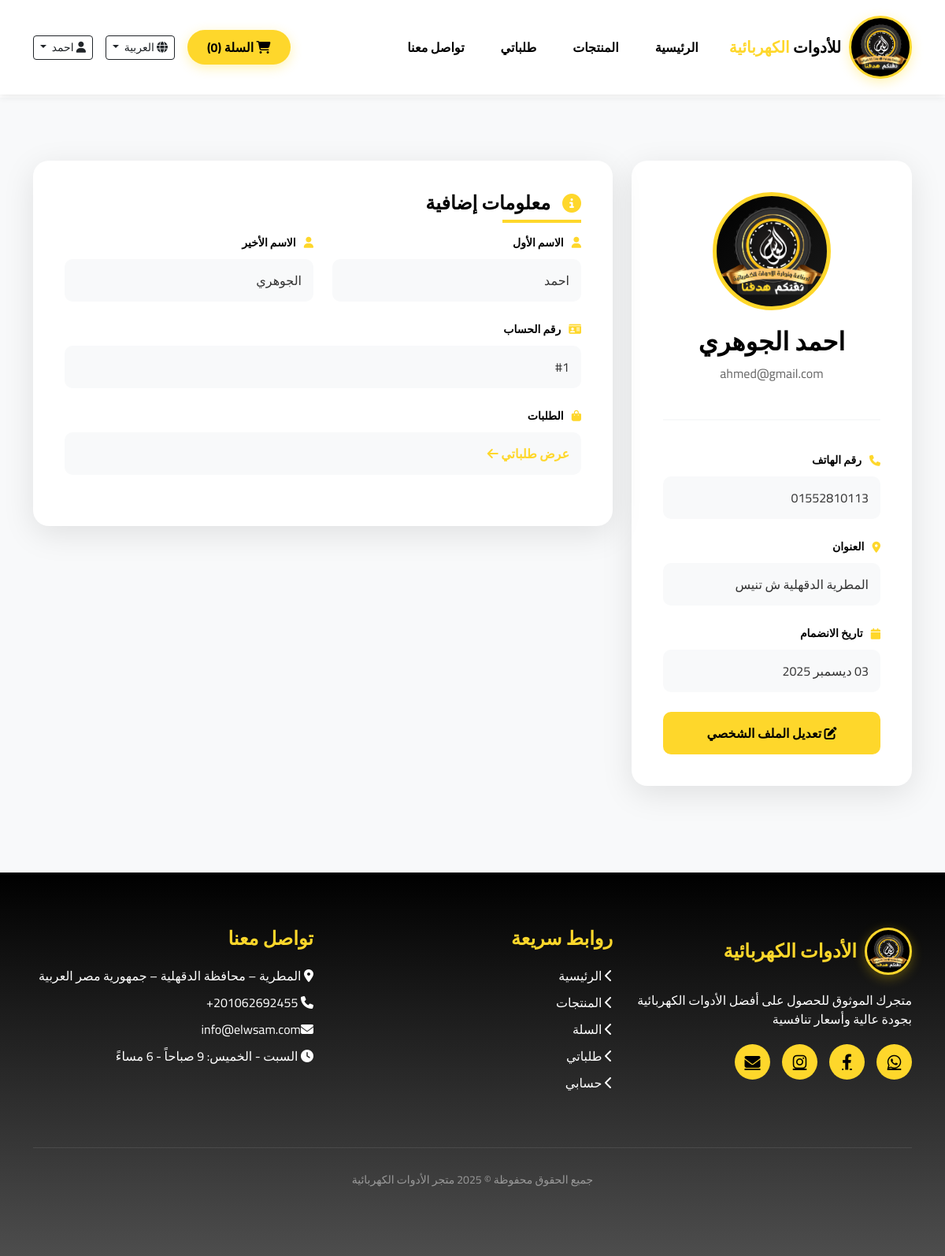
Page /accounts/profile/ (signed in) on the committed database.
### accounts/models.py (models this page shows, shortened)
class CustomUser(AbstractUser):
    username = None  # نحذف الحقل الافتراضي
    email = models.EmailField(unique=True)  # نستخدم الإيميل بدلًا منه
    image = models.ImageField(upload_to='user_images/', blank=True, null=True)
    phone_number = models.CharField(max_length=15, blank=True)
    address = models.TextField(blank=True, max_length=500)
    bio = models.TextField(blank=True)
    birth_date = models.DateField(blank=True, null=True)
    USERNAME_FIELD = 'email'      # تحديد الإيميل كحقل تسجيل دخول
    REQUIRED_FIELDS = []          # لا نطلب حقول إضافية أثناء إنشاء المستخدم من CLI
    objects = CustomUserManager()  # تعيين مدير المستخدم المخصص

### accounts/views.py (the view, shortened to what this page needs)
# urls.py: path('profile/', views.profile_view, name='profile'),
@login_required
def profile_view(request):
    user = request.user
    return render(request, 'accounts/profile.html', {'user': user})

### accounts/custom_context_processor.py (called while the page is built)
def custom_user_context(request):
    if request.user.is_authenticated:
        user = request.user
        return {
            'user': user,
        }
    return {}

### orders/cart_context_processor.py (called while the page is built, shortened)
def get_cart_data(request):
    if request.user.is_authenticated:
        cart, created = Cart.objects.get_or_create(user=request.user, status='Inprogress')
        cart_detail = CartDetail.objects.filter(cart=cart)
        return {
            'cart_data': cart,
            'cart_detail_data': cart_detail,
        }

### accounts/templates/accounts/profile.html (shortened to what this page needs)
{% extends 'base.html' %}
{% load static %}
{% load i18n %}
{% block style %}
<link href="{% static 'css/home.css' %}" rel="stylesheet"/>
{% endblock style %}
{% block content %}
<section class="profile-section">
 <div class="container">
  <div class="row">
   <div class="col-lg-4">
    <div class="profile-card">
     <div class="profile-header">
      <div class="profile-avatar">
       {% if user.image %}
       <img alt="{% trans "Profile Picture" %}" src="{{ user.image.url }}"/>
       {% else %}
       <i class="fas fa-user">
       </i>
       {% endif %}
      </div>
      <h2 class="profile-name">
       {{ user.first_name }} {{ user.last_name }}{% if not user.first_name and not user.last_name %} {% trans "مستخدم" %}{% endif %}
      </h2>
      <p class="profile-email">
       {{ user.email }}
      </p>
     </div>
     <div class="info-group">
      <div class="info-label">
       <i class="fas fa-phone">
       </i>
       {% trans "رقم الهاتف" %}
      </div>
      <div class="info-value {% if not user.phone_number %}empty{% endif %}">
       {{ user.phone_number|default:" " }}
      </div>
     </div>
     <div class="info-group">
      <div class="info-label">
       <i class="fas fa-map-marker-alt">
       </i>
       {% trans "العنوان" %}
      </div>
      <div class="info-value {% if not user.address %}empty{% endif %}">
       {{ user.address|default:" " }}
      </div>
     </div>
     <div class="info-group">
      <div class="info-label">
       <i class="fas fa-calendar">
       </i>
       {% trans "تاريخ الانضمام" %}
      </div>
      <div class="info-value">
       {{ user.date_joined|date:"d F Y" }}
      </div>
     </div>
     <button class="edit-btn" onclick="showEditForm()">
      <i class="fas fa-edit">
      </i>
      {% trans "تعديل الملف الشخصي" %}
     </button>
    </div>
   </div>
   <div class="col-lg-8">
    <div class="profile-card" id="viewMode">
     <h3 class="section-title">
      <i class="fas fa-info-circle">
      </i>
      {% trans "معلومات إضافية" %}
     </h3>
     <div class="row">
      <div class="col-md-6">
       <div class="info-group">
        <div class="info-label">
         <i class="fas fa-user">
         </i>
         {% trans "الاسم الأول" %}
        </div>
        <div class="info-value {% if not user.first_name %}empty{% endif %}">
         {{ user.first_name|default:"غير محدد" }}
        </div>
       </div>
      </div>
      <div class="col-md-6">
       <div class="info-group">
        <div class="info-label">
         <i class="fas fa-user">
         </i>
         {% trans "الاسم الأخير" %}
        </div>
        <div class="info-value {% if not user.last_name %}empty{% endif %}">
         {{ user.last_name|default:" " }}
        </div>
       </div>
      </div>
     </div>
     <div class="info-group">
      <div class="info-label">
       <i class="fas fa-id-card">
       </i>
       {% trans "رقم الحساب" %}
      </div>
      <div class="info-value">
       #{{ user.id }}
      </div>
     </div>
     <div class="info-group">
      <div class="info-label">
       <i class="fas fa-shopping-bag">
       </i>
       {% trans "الطلبات" %}
      </div>
      <div class="info-value">
       <a href="/orders/" style="color: var(--primary-yellow); text-decoration: none; font-weight: 700;">
        {% trans "عرض طلباتي" %}
        <i class="fas fa-arrow-left">
        </i>
       </a>
      </div>
     </div>
    </div>
   </div>
  </div>
 </div>
</section>
{% endblock content %}

### templates/base.html (shortened to what this page needs)
{% load static %}
{% load i18n %}
{% get_current_language as LANGUAGE_CODE %}
<html dir="{% if LANGUAGE_CODE == 'ar' %}rtl{% else %}ltr{% endif %}" lang="{{ LANGUAGE_CODE }}">
<head>
<link href="https://cdn.jsdelivr.net/npm/bootstrap@5.3.0/dist/css/bootstrap.rtl.min.css" rel="stylesheet"/>
<link href="https://cdnjs.cloudflare.com/ajax/libs/font-awesome/6.4.0/css/all.min.css" rel="stylesheet"/>
<link href="{% static 'css/nav.css' %}" rel="stylesheet"/>
    {% block style %}
    {% endblock style %}
</head>
<body>
<nav class="navbar navbar-expand-lg sticky-top">
<div class="container">
<a class="navbar-brand" href="/">
<div class="logo-container">
<img  src="{% static 'images/ELWSAM.png' %}" width="80" height="80" />
</div>
<span>{% trans "للأدوات" %} <span class="highlight">{% trans "الكهربائية" %}</span></span>
</a>
<div class="collapse navbar-collapse" id="navbarNav">
<ul class="navbar-nav me-auto">
<li class="nav-item">
<a class="nav-link {% if request.resolver_match.url_name == 'home' %}active{% endif %}" href="{% url 'home' %}">{% trans "الرئيسية" %}</a>
</li>
<li class="nav-item">
<a class="nav-link {% if request.resolver_match.url_name == 'product_list' or request.resolver_match.url_name == 'product_detail' %}active{% endif %}" href="{% url 'products:product_list' %}">{% trans "المنتجات" %}</a>
</li>
<li class="nav-item">
                        {% if user.is_authenticated %}
                        <a class="nav-link {% if 'orders' in request.path %}active{% endif %}" href="{% url 'orders:my_orders' %}">{% trans "طلباتي" %}</a>
                        {% else %}
                        <a class="nav-link {% if 'accounts/login' in request.path %}active{% endif %}" href="{% url 'accounts:login' %}">{% trans "تسجيل الدخول" %}</a>
                        {% endif %}
                    </li>
<li class="nav-item">
<a class="nav-link" href="#contact">{% trans "تواصل معنا" %}</a>
</li>
</ul>
<div class="d-flex align-items-center gap-3">
<a class="btn btn-primary-custom btn-sm" href="/orders/checkout">
<i class="fas fa-shopping-cart"></i> {% trans "السلة" %} (<span id="cart-count">{{ cart_detail_data|length }}</span>)
                    </a>
                    {% get_available_languages as LANGUAGES %}
                    {% get_language_info_list for LANGUAGES as languages %}
                    <div class="dropdown">
<button aria-expanded="false" class="btn btn-outline-dark btn-sm dropdown-toggle" data-bs-toggle="dropdown" id="languageDropdown" type="button">
<i class="fas fa-globe"></i>
                            {% if LANGUAGE_CODE == 'ar' %} العربية {% else %} English {% endif %}
                        </button>
</div>
                    {% if user.is_authenticated %}
                    <div class="dropdown">
<button aria-expanded="false" class="btn btn-outline-dark btn-sm dropdown-toggle" data-bs-toggle="dropdown" id="userMenu" type="button">
<i class="fas fa-user"></i>{% if user.first_name %}
    {{ user.first_name }}
{% else %}
    {% trans "حسابي" %}
{% endif %}
                        </button>
</div>
                    {% else %}
                    <a class="btn btn-outline-dark btn-sm" href="{% url 'accounts:login' %}">
<i class="fas fa-sign-in-alt"></i> {% trans "تسجيل الدخول" %}
                    </a>
                    {% endif %}
                </div>
</div>
</div>
</nav>
    {% block content %}
    {% endblock content %}
<footer class="footer" id="contact">
<div class="container">
<div class="row">
<div class="col-lg-4 mb-4">
<h3 class="footer-title">
<div class="logo-container">
<img alt='{% trans "Logo" %}'  src="{% static 'images/ELWSAM.png' %}"/>
</div>
                        {% trans "الأدوات الكهربائية" %}
                    </h3>
<p>{% trans "متجرك الموثوق للحصول على أفضل الأدوات الكهربائية بجودة عالية وأسعار تنافسية" %}</p>
<div class="social-icons">
<a class="social-icon" href="https://wa.me/201062692455"><i class="fab fa-whatsapp"></i></a>
<a class="social-icon" href="https://www.facebook.com/people/Elwsam-Electric/61575621072046/"><i class="fab fa-facebook-f"></i></a>
<a class="social-icon" href="https://www.instagram.com/elwsamelectric/"><i class="fab fa-instagram"></i></a>
<a class="social-icon" href="mailto:info@elwsam.com"><i class="fas fa-envelope"></i></a>
</div>
</div>
<div class="col-lg-4 mb-4">
<h3 class="footer-title">{% trans "روابط سريعة" %}</h3>
<ul class="footer-links">
<li><a href="{% url 'home' %}"><i class="fas fa-chevron-left"></i> {% trans "الرئيسية" %}</a></li>
<li><a href="{% url 'products:product_list' %}"><i class="fas fa-chevron-left"></i> {% trans "المنتجات" %}</a>
</li>
<li><a href="{% url 'orders:checkout' %}"><i class="fas fa-chevron-left"></i> {% trans "السلة" %}</a></li>
<li><a href="{% url 'orders:my_orders' %}"><i class="fas fa-chevron-left"></i> {% trans "طلباتي" %}</a></li>
<li><a href="{% url 'accounts:profile' %}"><i class="fas fa-chevron-left"></i> {% trans "حسابي" %}</a></li>
</ul>
</div>
<div class="col-lg-4 mb-4">
<h3 class="footer-title">{% trans "تواصل معنا" %}</h3>
<ul class="footer-links">
<li><i class="fas fa-map-marker-alt"></i> {% trans "المطرية – محافظة الدقهلية – جمهورية مصر العربية" %}</li>
<li><i class="fas fa-phone"></i> 201062692455+</li>
<li><i class="fas fa-envelope"></i>{% trans "info@elwsam.com" %}</li>
<li><i class="fas fa-clock"></i> {% trans "السبت - الخميس: 9 صباحاً - 6 مساءً" %}</li>
</ul>
</div>
</div>
<div class="copyright">
<p>{% trans "جميع الحقوق محفوظة © 2025 متجر الأدوات الكهربائية" %}</p>
</div>
</div>
</footer>
</body>
</html>

### static/css/nav.css (style rules this page uses)
:root { --primary-black: #000000; --primary-yellow: #fed72b; --secondary-white: #FFFFFF; --dark-gray: #1a1a1a; --light-gray: #f8f9fa; }
* { margin: 0; padding: 0; box-sizing: border-box; }
body { font-family: 'Cairo', sans-serif; background-color: var(--secondary-white); color: var(--primary-black); direction: rtl; }
.navbar { background-color: var(--secondary-white) !important; box-shadow: 0 2px 10px rgba(0, 0, 0, 0.1); padding: 15px 0; }
.navbar-brand { font-size: 20px; font-weight: 900; color: var(--primary-black) !important; display: flex; align-items: center; gap: 10px; }
.navbar-brand .highlight { color: var(--primary-yellow); }
.logo-container { width: 80px !important; height: 80px !important; min-width: 80px; min-height: 80px; max-width: 80px; max-height: 80px; border-radius: 50%; background-color: #000; display: flex !important; align-items: center; justify-content: center; border: 3px solid var(--primary-yellow); box-shadow: 0 4px 15px rgba(255, 215, 0, 0.3); flex-shrink: 0; }
.logo-container img { width: 100% !important; height: 100% !important; display: block; }
.nav-link { color: var(--primary-black) !important; font-weight: 600; margin: 0 15px; transition: all 0.3s ease; position: relative; }
.nav-link::after { content: ''; position: absolute; bottom: -5px; right: 0; width: 0; height: 3px; background-color: var(--primary-yellow); transition: width 0.3s ease; }
.footer { background: linear-gradient(180deg, #000000 0%, #4d4d4d 100%); color: var(--secondary-white); padding: 70px 0; position: relative; overflow: hidden; }
.footer-title { font-size: 24px; font-weight: 700; margin-bottom: 20px; color: var(--primary-yellow); display: flex; align-items: center; gap: 10px; }
.footer-title .logo-container { width: 60px !important; height: 60px !important; min-width: 60px; min-height: 60px; max-width: 60px; max-height: 60px; }
.footer-links { list-style: none; padding: 0; }
.footer-links li { margin-bottom: 10px; }
.footer-links a { color: var(--secondary-white); text-decoration: none; transition: all 0.3s ease; }
.social-icons { display: flex; gap: 15px; margin-top: 20px; }
.social-icon { width: 45px; height: 45px; background-color: var(--primary-yellow); color: var(--primary-black); display: flex; align-items: center; justify-content: center; border-radius: 50%; font-size: 20px; transition: all 0.3s ease; }
.copyright { text-align: center; padding-top: 30px; margin-top: 30px; border-top: 1px solid rgba(255, 255, 255, 0.1); font-size: 14px; color: #999; }

### static/css/home.css (style rules this page uses)
.btn-primary-custom { background-color: var(--primary-yellow); color: var(--primary-black); border: none; padding: 15px 40px; font-size: 18px; font-weight: 700; border-radius: 50px; transition: all 0.3s ease; box-shadow: 0 4px 15px rgba(255, 215, 0, 0.3); }
.section-title { font-size: 36px; font-weight: 900; margin-bottom: 15px; color: var(--primary-black); position: relative; display: inline-block; }
.section-title::after { content: ''; position: absolute; bottom: -10px; right: 0; width: 100px; height: 4px; background-color: var(--primary-yellow); }
.btn-primary-custom { padding: 10px 25px !important; font-size: 16px !important; }

### templates/base.html (style rules this page uses)
.navbar { margin-bottom: 0 !important; }

### rows in the picture
CustomUser: first_name "احمد", image (picture), last_name "الجوهري", email "ahmed@gmail.com", phone_number "01552810113", address "المطرية الدقهلية ش تنيس", date_joined "03 ديسمبر 2025", id "1"

### other values in the picture
{{ cart_detail_data|length }} "0"
